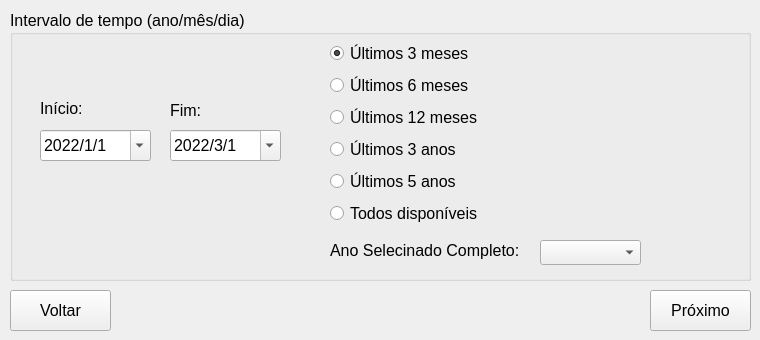
   <widget class="QWidget" name="tab_2">
    <attribute name="title">
     <string>Passo 4</string>
    </attribute>
    <widget class="QLabel" name="label_18">
     <property name="geometry">
      <rect>
       <x>10</x>
       <y>110</y>
       <width>191</width>
       <height>16</height>
      </rect>
     </property>
     <property name="lineWidth">
      <number>1</number>
     </property>
     <property name="text">
      <string/>
     </property>
     <property name="textFormat">
      <enum>Qt::RichText</enum>
     </property>
     <property name="scaledContents">
      <bool>false</bool>
     </property>
     <property name="wordWrap">
      <bool>false</bool>
     </property>
    </widget>
    <widget class="QGroupBox" name="groupBox_3">
     <property name="geometry">
      <rect>
       <x>10</x>
       <y>10</y>
       <width>741</width>
       <height>271</height>
      </rect>
     </property>
     <property name="font">
      <font>
       <pointsize>12</pointsize>
      </font>
     </property>
     <property name="title">
      <string>Intervalo de tempo (ano/mês/dia):</string>
     </property>
     <widget class="QDateEdit" name="finaledit">
      <property name="geometry">
       <rect>
        <x>160</x>
        <y>120</y>
        <width>111</width>
        <height>31</height>
       </rect>
      </property>
      <property name="font">
       <font>
        <pointsize>12</pointsize>
       </font>
      </property>
      <property name="dateTime">
       <datetime>
        <hour>0</hour>
        <minute>0</minute>
        <second>0</second>
        <year>2022</year>
        <month>3</month>
        <day>1</day>
       </datetime>
      </property>
      <property name="currentSection">
       <enum>QDateTimeEdit::YearSection</enum>
      </property>
      <property name="displayFormat">
       <string>yyyy/M/d</string>
      </property>
      <property name="calendarPopup">
       <bool>true</bool>
      </property>
      <property name="timeSpec">
       <enum>Qt::LocalTime</enum>
      </property>
      <property name="date">
       <date>
        <year>2022</year>
        <month>3</month>
        <day>1</day>
       </date>
      </property>
     </widget>
     <widget class="QDateEdit" name="incioedit">
      <property name="geometry">
       <rect>
        <x>30</x>
        <y>120</y>
        <width>111</width>
        <height>31</height>
       </rect>
      </property>
      <property name="font">
       <font>
        <pointsize>12</pointsize>
       </font>
      </property>
      <property name="dateTime">
       <datetime>
        <hour>0</hour>
        <minute>0</minute>
        <second>0</second>
        <year>2022</year>
        <month>1</month>
        <day>1</day>
       </datetime>
      </property>
      <property name="displayFormat">
       <string>yyyy/M/d</string>
      </property>
      <property name="calendarPopup">
       <bool>true</bool>
      </property>
      <property name="date">
       <date>
        <year>2022</year>
        <month>1</month>
        <day>1</day>
       </date>
      </property>
     </widget>
     <widget class="QLabel" name="label_19">
      <property name="geometry">
       <rect>
        <x>30</x>
        <y>90</y>
        <width>91</width>
        <height>16</height>
       </rect>
      </property>
      <property name="font">
       <font>
        <pointsize>12</pointsize>
       </font>
      </property>
      <property name="text">
       <string>Início:</string>
      </property>
      <property name="textFormat">
       <enum>Qt::AutoText</enum>
      </property>
      <property name="scaledContents">
       <bool>false</bool>
      </property>
      <property name="wordWrap">
       <bool>false</bool>
      </property>
     </widget>
     <widget class="QLabel" name="label_20">
      <property name="geometry">
       <rect>
        <x>160</x>
        <y>90</y>
        <width>81</width>
        <height>20</height>
       </rect>
      </property>
      <property name="font">
       <font>
        <pointsize>12</pointsize>
       </font>
      </property>
      <property name="text">
       <string>Fim:</string>
      </property>
      <property name="textFormat">
       <enum>Qt::AutoText</enum>
      </property>
      <property name="scaledContents">
       <bool>false</bool>
      </property>
      <property name="wordWrap">
       <bool>false</bool>
      </property>
     </widget>
     <widget class="QWidget" name="gridLayoutWidget">
      <property name="geometry">
       <rect>
        <x>320</x>
        <y>30</y>
        <width>311</width>
        <height>191</height>
       </rect>
      </property>
      <layout class="QGridLayout" name="gridLayout">
       <item row="1" column="0">
        <widget class="QRadioButton" name="radioButton_6months">
         <property name="font">
          <font>
           <pointsize>12</pointsize>
          </font>
         </property>
         <property name="text">
          <string>Últimos 6 meses</string>
         </property>
        </widget>
       </item>
       <item row="7" column="0">
        <widget class="QRadioButton" name="radioButton_5years">
         <property name="font">
          <font>
           <pointsize>12</pointsize>
          </font>
         </property>
         <property name="text">
          <string>Últimos 5 anos</string>
         </property>
         <property name="checked">
          <bool>false</bool>
         </property>
        </widget>
       </item>
       <item row="3" column="0">
        <widget class="QRadioButton" name="radioButton_3years">
         <property name="font">
          <font>
           <pointsize>12</pointsize>
          </font>
         </property>
         <property name="text">
          <string>Últimos 3 anos</string>
         </property>
        </widget>
       </item>
       <item row="2" column="0">
        <widget class="QRadioButton" name="radioButton_12months">
         <property name="font">
          <font>
           <pointsize>12</pointsize>
          </font>
         </property>
         <property name="text">
          <string>Últimos 12 meses</string>
         </property>
         <property name="checked">
          <bool>false</bool>
         </property>
        </widget>
       </item>
       <item row="8" column="0">
        <widget class="QRadioButton" name="radioButton_all">
         <property name="font">
          <font>
           <pointsize>12</pointsize>
          </font>
         </property>
         <property name="text">
          <string>Todos disponíveis</string>
         </property>
         <property name="checked">
          <bool>false</bool>
         </property>
        </widget>
       </item>
       <item row="0" column="0">
        <widget class="QRadioButton" name="radioButton_3months">
         <property name="font">
          <font>
           <pointsize>12</pointsize>
          </font>
         </property>
         <property name="text">
          <string>Últimos 3 meses</string>
         </property>
         <property name="checked">
          <bool>true</bool>
         </property>
        </widget>
       </item>
      </layout>
     </widget>
     <widget class="QComboBox" name="combo_year">
      <property name="geometry">
       <rect>
        <x>530</x>
        <y>230</y>
        <width>101</width>
        <height>25</height>
       </rect>
      </property>
     </widget>
     <widget class="QLabel" name="label_8">
      <property name="geometry">
       <rect>
        <x>320</x>
        <y>230</y>
        <width>201</width>
        <height>21</height>
       </rect>
      </property>
      <property name="font">
       <font>
        <pointsize>12</pointsize>
       </font>
      </property>
      <property name="text">
       <string>Ano Selecinado Completo:</string>
      </property>
     </widget>
    </widget>
    <widget class="QPushButton" name="QPushButton_back_2">
     <property name="enabled">
      <bool>true</bool>
     </property>
     <property name="geometry">
      <rect>
       <x>10</x>
       <y>290</y>
       <width>101</width>
       <height>41</height>
      </rect>
     </property>
     <property name="font">
      <font>
       <pointsize>12</pointsize>
      </font>
     </property>
     <property name="text">
      <string>Voltar</string>
     </property>
     <property name="icon">
      <iconset>
       <normaloff>../medias/icons8-back-button-50.png</normaloff>../medias/icons8-back-button-50.png</iconset>
     </property>
    </widget>
    <widget class="QPushButton" name="QPushButton_next_2">
     <property name="geometry">
      <rect>
       <x>650</x>
       <y>290</y>
       <width>101</width>
       <height>41</height>
      </rect>
     </property>
     <property name="font">
      <font>
       <pointsize>12</pointsize>
      </font>
     </property>
     <property name="text">
      <string>Próximo</string>
     </property>
     <property name="icon">
      <iconset>
       <normaloff>../medias/icons8-forward-button-50.png</normaloff>../medias/icons8-forward-button-50.png</iconset>
     </property>
    </widget>
   </widget>
